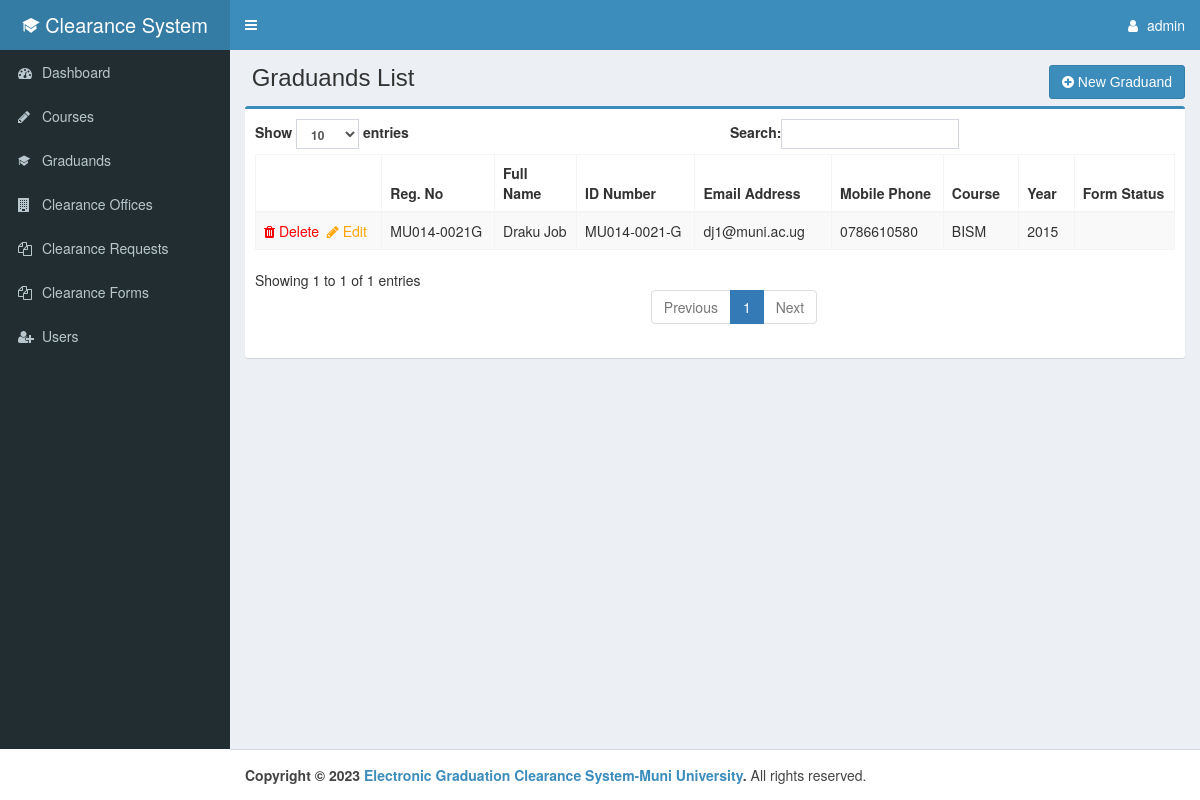
The app's page /admin/students.php (signed in) with its own data.
### tables this page shows
CREATE TABLE `users` (
  `Userid` int(11) NOT NULL,
  `Username` varchar(25) NOT NULL,
  `Password` text NOT NULL,
  `Fullname` varchar(100) NOT NULL,
  `Userphone` varchar(25) NOT NULL,
  `Usermail` varchar(100) NOT NULL,
  `Position` varchar(100) NOT NULL,
  `Userrole` int(11) NOT NULL DEFAULT 0,
  `User_status` int(11) NOT NULL DEFAULT 1,
  `officeHeaded` varchar(25) NOT NULL
);

CREATE TABLE `students` (
  `studentid` int(11) NOT NULL,
  `surname` varchar(100) NOT NULL,
  `othernames` varchar(100) NOT NULL,
  `studmail` varchar(100) NOT NULL,
  `studPhone` varchar(100) NOT NULL,
  `studCourse` varchar(100) NOT NULL,
  `regNumber` varchar(100) NOT NULL,
  `iDNumber` varchar(100) NOT NULL,
  `joinYear` varchar(25) NOT NULL,
  `studDepartment` int(11) NOT NULL,
  `dateOfCompletion` varchar(100) NOT NULL
);

CREATE TABLE `courses` (
  `courseid` int(11) NOT NULL,
  `courseName` varchar(100) NOT NULL,
  `courseCode` varchar(100) NOT NULL,
  `courseDepartment` varchar(25) NOT NULL,
  `courseDuration` int(11) NOT NULL,
  `courseDescription` text NOT NULL
);

### admin/session.php (called while the page is built, shortened)
<?php
include('connection.php');
if(!isset($_SESSION['user']))
{
	header('location:index.php');
}else{
	$sql = $db->query("SELECT * FROM users LEFT JOIN offices ON offices.officeid=users.Position WHERE users.Userid='".$_SESSION['user']."'");
	$query = $sql->fetch_array();
	$username = $query['Username'];
	$userrole = $query['Userrole'];
}

### admin/students.php (the view, shortened to what this page needs)
<?php include('header.php') ?>
<div class="content-wrapper">
    <section class="content-header">
        <h1>&nbsp;Graduands List
            <?php if( $userrole==1 ): ?>
            <div class="pull-right">
                <a href="add_student.php" class="btn btn-primary"><i class="fa fa-plus-circle"></i> New Graduand</a><br>
            </div>
            <?php endif ?>
        </h1>
    </section>
    <section class="content">
        <div class="row">
            <div class="col-xs-12">
                <div class="box box-primary">
                    <div class="box-body">
                        <table id="example1" class="table table-bordered table-striped">
                            <thead>
                                <tr>
                                    <th></th>
                                    <th>Reg. No</th>
                                    <th>Full Name</th>
                                    <th>ID Number</th>
                                    <th>Email Address</th>
                                    <th>Mobile Phone</th>
                                    <th>Course</th>
                                    <th>Year</th>
                                    <th>Form Status</th>
                                </tr>
                            </thead>
                            <tbody>
                            <?php
                            $students=$db->query("SELECT * FROM students LEFT JOIN courses ON courseid=studCourse");
                            while($row = $students->fetch_array()){
                            ?>
                                <tr>
                                    <td>
                                        <?php if( $userrole==1 ): ?>
                                        <a href="students.php?delid=<?php echo $row['studentid'] ?>" style="color:red"><i class="fa fa-trash"></i> Delete&nbsp;</a>
                                        <a href="add_student.php?id=<?php echo $row['studentid'] ?>" style="color:orange"><i class="fa fa-pencil"></i> Edit</a>
                                        <?php endif ?>
                                    </td>
                                    <td><?php echo $row['regNumber'] ?></td>
                                    <td><?php echo $row['surname'].' '.$row['othernames'] ?></td>
                                    <td><?php echo $row['iDNumber'] ?> </td>
                                    <td><?php echo $row['studmail'] ?> </td>
                                    <td><?php echo $row['studPhone'] ?> </td>
                                    <td><?php echo $row['courseCode'] ?></td>
                                    <td><?php echo $row['joinYear'] ?></td>
                                    <td></td>
                                </tr>
                                <?php } ?>
                            </tbody>
                        </table>
                    </div>
                </div>
            </div>
        </div>
    </section>
</div>
<?php include('footer.php') ?>

### admin/header.php (shortened to what this page needs)
<?php include ('session.php') ?>
<!DOCTYPE html>
<html>
    <head>
        <link rel="stylesheet" href="css/bootstrap.min.css">
        <link rel="stylesheet" href="css/font-awesome.min.css">
        <link rel="stylesheet" href="css/ionicons.min.css">
        <link rel="stylesheet" href="css/AdminLTE.min.css">
        <link rel="stylesheet" href="css/_all-skins.min.css">
        <link rel="stylesheet" href="css/morris.css">
        <link rel="stylesheet" href="css/jquery-jvectormap.css">
        <link rel="stylesheet" href="css/bootstrap3-wysihtml5.min.css">
        <link rel="stylesheet" href="css/bootstrap-datepicker.min.css">
        <link rel="stylesheet" href="css/daterangepicker.css">
    </head>
    <body class="hold-transition skin-blue sidebar-mini">
        <div class="wrapper">
            <header class="main-header">
                <a href="#" class="logo">
                    <span class="logo-lg"><i class="ion ion-university"></i>&nbsp;Clearance System</span>
                </a>
                <nav class="navbar navbar-static-top">
                    <a href="#" class="sidebar-toggle" data-toggle="push-menu" role="button">
                    </a>
                    <div class="navbar-custom-menu">
                        <ul class="nav navbar-nav">
                            <li class="dropdown user user-menu">
                                <a href="#" class="dropdown-toggle" data-toggle="dropdown">
                                    <i class="fa fa-user"></i>
                                    <span class="hidden-xs"><?php echo $username ?></span>
                                </a>
                            </li>
                        </ul>
                    </div>
                </nav>
            </header>
            <?php include('sidebar.php') ?>

### records on screen
users: Username "admin"
students: regNumber "MU014-0021G", surname "Draku", othernames "Job", iDNumber "MU014-0021-G", studmail "dj1@muni.ac.ug", studPhone "0786610580", courses.courseCode "BISM", joinYear "2015"
